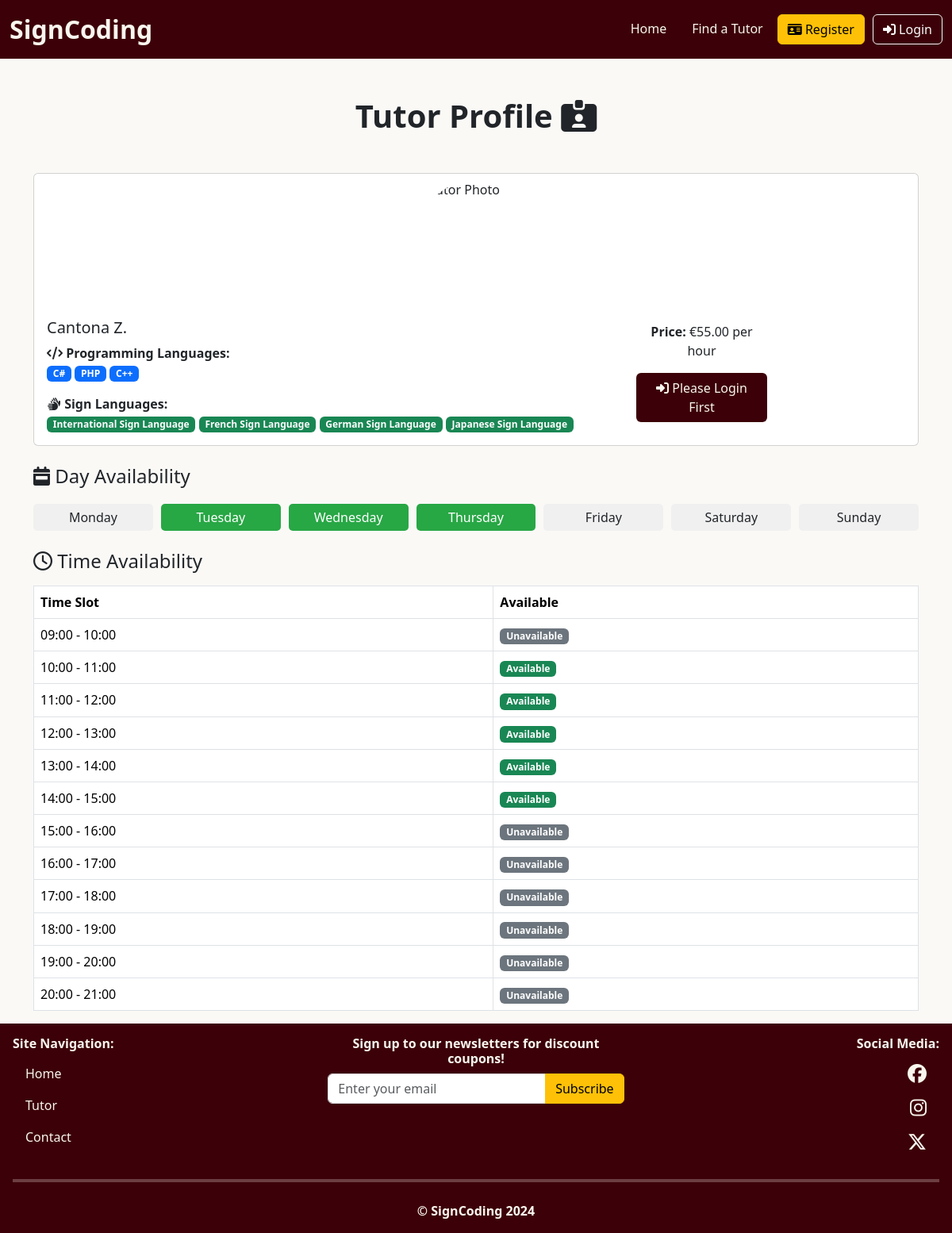
Screenshot of /tutors/tutor/3/ with the database file from the repository.
### tutor/models.py (models this page shows, shortened)
class Tutor(models.Model):
    tutor_firstname = models.CharField(max_length=50, verbose_name="Tutor's First Name")
    tutor_lastname = models.CharField(max_length=50, verbose_name="Tutor's Surname")
    tutor_email = models.EmailField(max_length=254, unique=True, verbose_name="Tutor's Email Address", validators=[EmailValidator()])
    programming_languages = models.ManyToManyField(ProgrammingLanguage, related_name="tutors")
    sign_languages = models.ManyToManyField(SignLanguage, related_name="tutors")
    day_availability = models.ManyToManyField(DayAvailability)
    time_availability = models.ManyToManyField(TimeSlot, related_name="tutors")
    price = models.DecimalField(max_digits=6, decimal_places=2)
    photo = CloudinaryField('profile_picture', default='images/default_tutor.jpg')

class ProgrammingLanguage(models.Model):
    name = models.CharField(max_length=50, unique=True)

class SignLanguage(models.Model):
    name = models.CharField(max_length=50, unique=True)

class DayAvailability(models.Model):
    name = models.CharField(max_length=20, unique=True)
    order = models.PositiveIntegerField(default=0)
    class Meta:
        ordering = ['order']
        verbose_name = "Day Availability"
        verbose_name_plural = "Day Availabilities"

class TimeSlot(models.Model):
    start_time = models.TimeField()
    end_time = models.TimeField()
    def __str__(self):
        return f"{self.start_time.strftime('%H:%M')} - {self.end_time.strftime('%H:%M')}"

### tutor/views.py (the view)
# urls.py: path('tutor/<int:tutor_id>/', views.tutor_profile, name='tutor_profile'),
def tutor_profile(request, tutor_id):
    tutor = get_object_or_404(Tutor, id=tutor_id)
    request.session['tutor_id'] = tutor.id
    days_of_week = DayAvailability.objects.all()
    time_slots = TimeSlot.objects.all()
    context = {
        'tutor': tutor,
        'days_of_week': days_of_week,
        'time_slots': time_slots,
    }
    return render(request, 'tutor/tutors_profile.html', context)

### tutor/templates/tutor/tutors_profile.html (shortened to what this page needs)
{% extends "base.html" %}
{% load static %}
{% block extra_css %}
<link rel="stylesheet" href="{% static 'css/tutor.css' %}">
{% endblock %}
{% block content %}
<div class="container mt-3">
    <h1 class="text-center mt-5 mb-5"><strong>Tutor Profile <i class="fa-solid fa-id-card-clip"></i> </strong></h1>
    <div class="card mb-3">
        <div class="row g-0">
            <div class="col d-flex justify-content-center align-items-center">
                <img src="{{ tutor.photo.url }}" class="img-fluid rounded-circle mt-2 mb-2"
                    style="width: 150px; height: 150px; object-fit: cover;" alt="Tutor Photo">
            </div>
        </div>
        <div class="row">
            <div class="col-md-8 justify-content-center align-items-center">
                <div class="card-body">
                    <h5 class="card-title">{{ tutor.tutor_firstname }} {{ tutor.tutor_lastname|slice:":1" }}.</h5>
                    <p class="mb-0"><strong><i class="fa-solid fa-code"></i> Programming Languages:</strong></p>
                    <div>
                        {% for language in tutor.programming_languages.all %}
                        <span class="badge bg-primary">{{ language.name }}</span>
                        {% endfor %}
                    </div>
                    <p class="mt-3 mb-0"><strong><i class="fa-solid fa-hands"></i> Sign Languages:</strong></p>
                    <div>
                        {% for sign_language in tutor.sign_languages.all %}
                        <span class="badge bg-success">{{ sign_language.name }}</span>
                        {% endfor %}
                    </div>
                </div>
            </div>
            <div class="col-md-2 d-flex justify-content-center align-items-center">
                <div class="justify-content-center align-items-center">
                    <p class="card-text text-center mt-2"><strong>Price:</strong> €{{ tutor.price }} per hour</p>
                    <div class="col-auto text-center">
                        {% if user.is_authenticated %}
                        <a class="btn btn-profile-color mb-3" role="button" href="{% url 'booking_create' %}">Book
                            Now!</a>
                        {% else %}
                        <a class="btn btn-profile-color mb-3" role="button"
                            href="{% url 'account_login' %}?next={{ request.path }}"><i
                                class="fa-solid fa-right-to-bracket"></i> Please
                            Login First</a>
                        {% endif %}
                    </div>
                </div>
            </div>
        </div>
    </div>
    <h4 class="mt-4"><i class="fa-solid fa-calendar-week"></i> Day Availability</h4>
    <div class="availability-calendar">
        {% for day in days_of_week %}
        <div class="{% if day in tutor.day_availability.all %}day-available{% else %}day-unavailable{% endif %}">
            {{ day.name }}
        </div>
        {% endfor %}
    </div>
    <h4 class="mt-4"><i class="fa-regular fa-clock"></i> Time Availability</h4>
    <table class="table table-bordered mt-3">
        <thead>
            <tr>
                <th>Time Slot</th>
                <th>Available</th>
            </tr>
        </thead>
        <tbody>
            {% for slot in time_slots %}
            <tr>
                <td>{{ slot }}</td>
                <td>
                    {% if slot in tutor.time_availability.all %}
                    <span class="badge bg-success">Available</span>
                    {% else %}
                    <span class="badge bg-secondary">Unavailable</span>
                    {% endif %}
                </td>
            </tr>
            {% endfor %}
        </tbody>
    </table>
</div>
{% endblock %}

### static/css/base.css (style rules this page uses)
html, body { height: 100%; margin: 0; display: flex; flex-direction: column; }
body { background-color: #faf9f6; }

### static/css/tutor.css (style rules this page uses)
.btn-profile-color { background-color: #3C0008; color: #F9F6EE; }
.availability-calendar { display: flex; flex-wrap: wrap; gap: 10px; text-align: center; margin-top: 20px; }
.availability-calendar>div { flex: 1 0 100%; padding: 5px; border-radius: 5px; text-align: center; }
.day-available { background-color: #28a745; color: white; }
.day-unavailable { background-color: #f0f0f0; }
@media (min-width: 768px) { .availability-calendar>div { flex: 1 0 12%; } }

### rows the page displays
Tutor: tutor_firstname "Cantona", tutor_lastname "Z", price "55.00"
ProgrammingLanguage: name "C#"
ProgrammingLanguage: name "PHP"
ProgrammingLanguage: name "C++"
SignLanguage: name "International Sign Language"
SignLanguage: name "French Sign Language"
SignLanguage: name "German Sign Language"
SignLanguage: name "Japanese Sign Language"
DayAvailability: name "Monday"
DayAvailability: name "Tuesday"
DayAvailability: name "Wednesday"
DayAvailability: name "Thursday"
DayAvailability: name "Friday"
DayAvailability: name "Saturday"
DayAvailability: name "Sunday"
TimeSlot: start_time+end_time "09:00 - 10:00", shows "Unavailable"
TimeSlot: start_time+end_time "10:00 - 11:00", shows "Available"
TimeSlot: start_time+end_time "11:00 - 12:00", shows "Available"
TimeSlot: start_time+end_time "12:00 - 13:00", shows "Available"
TimeSlot: start_time+end_time "13:00 - 14:00", shows "Available"
TimeSlot: start_time+end_time "14:00 - 15:00", shows "Available"
TimeSlot: start_time+end_time "15:00 - 16:00", shows "Unavailable"
TimeSlot: start_time+end_time "16:00 - 17:00", shows "Unavailable"
TimeSlot: start_time+end_time "17:00 - 18:00", shows "Unavailable"
TimeSlot: start_time+end_time "18:00 - 19:00", shows "Unavailable"
TimeSlot: start_time+end_time "19:00 - 20:00", shows "Unavailable"
TimeSlot: start_time+end_time "20:00 - 21:00", shows "Unavailable"
